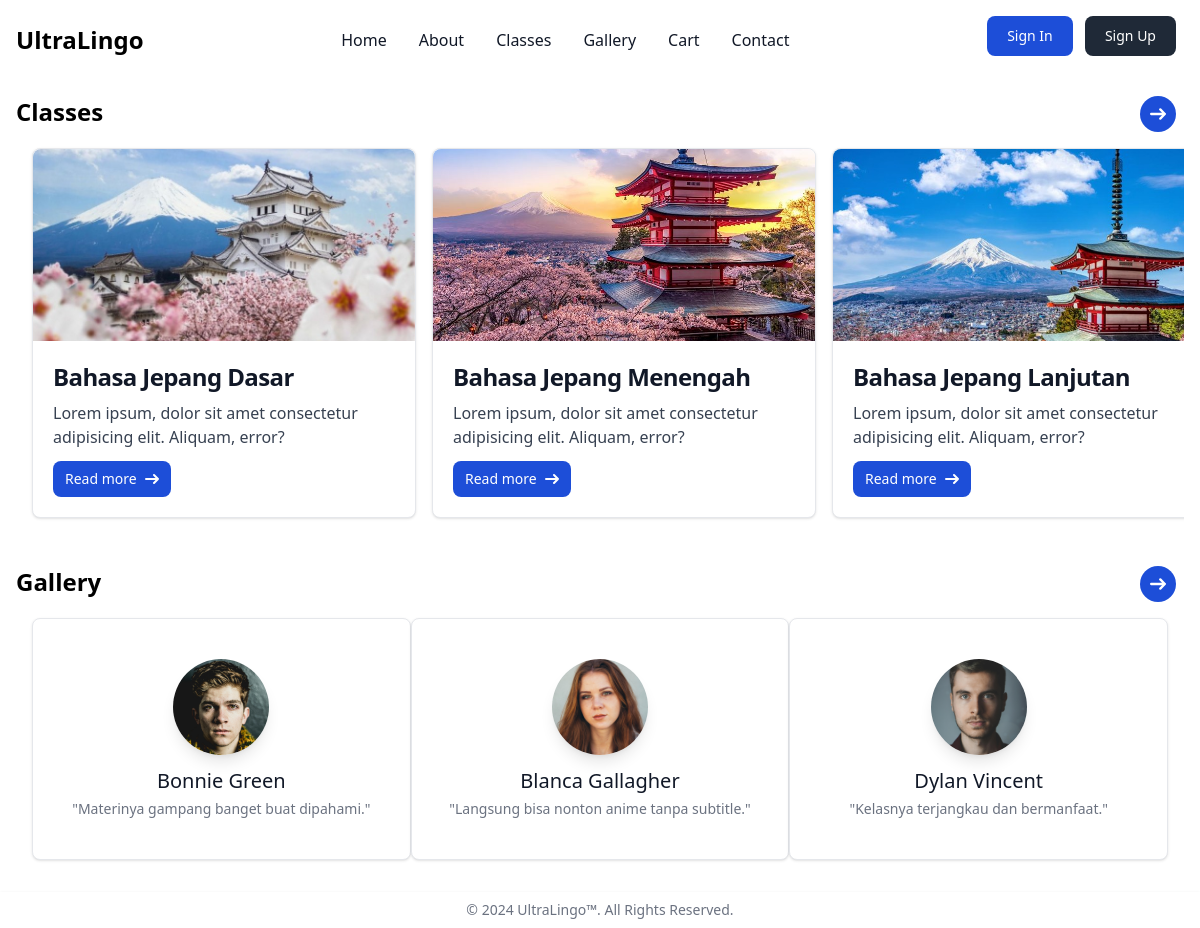
The page / on the database its author committed.
### tables this page shows
CREATE TABLE classes (
    class_id INT UNSIGNED AUTO_INCREMENT PRIMARY KEY,
    name VARCHAR(100),
    description TEXT,
    image VARCHAR(100),
    price INT
);

### repository/Repository.php (called while the page is built, shortened)
<?php
abstract class Repository {
    public function __construct() {
        $dotenv = Dotenv\Dotenv::createImmutable("./");
        $this->db = mysqli_connect($_ENV["DB_HOST"], $_ENV["DB_USERNAME"], $_ENV["DB_PASS"], $_ENV["DB_NAME"], $_ENV["DB_PORT"]);
    }
}

### repository/ClassRepository.php (called while the page is built, shortened)
<?php
require_once "Repository.php";
class ClassRepository extends Repository {
    public function getClasses() {
        $query = "SELECT * FROM classes";
        $result = $this->db->query($query);
        return $result;
    }
}

### index.php (the view, shortened to what this page needs)
<?php
    require_once "repository/ClassRepository.php";
    $classRepository = new ClassRepository();
    $classes = $classRepository->getClasses();
?>
<!DOCTYPE html>
<html lang="en">
<head>
    <script src="https://cdn.tailwindcss.com"></script>
</head>
<body class="min-h-screen dark:bg-gray-800">
    <?php include "components/navbar.php"; ?>
    <div class="max-w-screen-xl container mx-auto p-4">
        <div class="w-full flex flex-row justify-between">
            <h1 class="text-2xl font-bold dark:text-white">Classes</h1>
            <a href="./classes.html">
                <button
                    type="button" class="text-white bg-blue-700 hover:bg-blue-800 focus:ring-4 focus:outline-none focus:ring-blue-300 font-medium rounded-full text-sm p-2.5 text-center inline-flex items-center me-2 dark:bg-blue-600 dark:hover:bg-blue-700 dark:focus:ring-blue-800">
                    <svg class="w-4 h-4" aria-hidden="true" xmlns="http://www.w3.org/2000/svg" fill="none" viewBox="0 0 14 10">
                        <path stroke="currentColor" stroke-linecap="round" stroke-linejoin="round" stroke-width="2" d="M1 5h12m0 0L9 1m4 4L9 9"/>
                    </svg>
                </button>
            </a>
        </div>
        <div class="flex flex-no-wrap gap-4 mx-auto p-4 overflow-x-scroll items-start no-scrollbar">
            <?php foreach ($classes as $class): ?>
                <div class="flex-none max-w-sm bg-white border border-gray-200 rounded-lg shadow dark:bg-gray-800 dark:border-gray-700">
                    <a href="<?php echo 'detail.php?id=' . $class['class_id']; ?>">
                        <img class="rounded-t-lg object-cover h-48 w-96" src="<?php echo $class['image'] ?>" alt="" />
                    </a>
                    <div class="p-5">
                        <a href="<?php echo 'detail.php?id=' . $class['class_id']; ?>">
                            <h5 class="mb-2 text-2xl font-bold tracking-tight text-gray-900 dark:text-white"><?php echo $class["name"] ?></h5>
                        </a>
                        <p class="mb-3 font-normal text-gray-700 dark:text-gray-400"><?php echo $class["description"] ?></p>
                        <a href="<?php echo 'detail.php?id=' . $class['class_id']; ?>" class="inline-flex items-center px-3 py-2 text-sm font-medium text-center text-white bg-blue-700 rounded-lg hover:bg-blue-800 focus:ring-4 focus:outline-none focus:ring-blue-300 dark:bg-blue-600 dark:hover:bg-blue-700 dark:focus:ring-blue-800">
                            Read more
                            <svg class="rtl:rotate-180 w-3.5 h-3.5 ms-2" aria-hidden="true" xmlns="http://www.w3.org/2000/svg" fill="none" viewBox="0 0 14 10">
                                <path stroke="currentColor" stroke-linecap="round" stroke-linejoin="round" stroke-width="2" d="M1 5h12m0 0L9 1m4 4L9 9"/>
                            </svg>
                        </a>
                    </div>
                </div>
            <?php endforeach; ?>
        </div>
    </div>
    <div class="max-w-screen-xl container mx-auto p-4">
        <div class="w-full flex flex-row justify-between">
            <h1 class="text-2xl font-bold dark:text-white">Gallery</h1>
            <a href="./gallery.html">
                <button
                    type="button" class="text-white bg-blue-700 hover:bg-blue-800 focus:ring-4 focus:outline-none focus:ring-blue-300 font-medium rounded-full text-sm p-2.5 text-center inline-flex items-center me-2 dark:bg-blue-600 dark:hover:bg-blue-700 dark:focus:ring-blue-800">
                    <svg class="w-4 h-4" aria-hidden="true" xmlns="http://www.w3.org/2000/svg" fill="none" viewBox="0 0 14 10">
                        <path stroke="currentColor" stroke-linecap="round" stroke-linejoin="round" stroke-width="2" d="M1 5h12m0 0L9 1m4 4L9 9"/>
                    </svg>
                </button>
            </a>
        </div>
        <div class="flex flex-no-wrap justify-between p-4">
            <div class="w-full max-w-sm bg-white border border-gray-200 rounded-lg shadow dark:bg-gray-800 dark:border-gray-700">
                <div class="flex flex-col items-center py-10">
                    <img class="w-24 h-24 mb-3 rounded-full shadow-lg object-cover" src="./assets/img/galeri_1.jpg" alt="Bonnie image"/>
                    <h5 class="mb-1 text-xl font-medium text-gray-900 dark:text-white">Bonnie Green</h5>
                    <p class="text-sm text-gray-500 dark:text-gray-400">"Materinya gampang banget buat dipahami."</p>
                </div>
            </div>
            <div class="w-full max-w-sm bg-white border border-gray-200 rounded-lg shadow dark:bg-gray-800 dark:border-gray-700">
                <div class="flex flex-col items-center py-10">
                    <img class="w-24 h-24 mb-3 rounded-full shadow-lg object-cover" src="./assets/img/galeri_2.jpg" alt="Blanca image"/>
                    <h5 class="mb-1 text-xl font-medium text-gray-900 dark:text-white">Blanca Gallagher</h5>
                    <p class="text-sm text-gray-500 dark:text-gray-400">"Langsung bisa nonton anime tanpa subtitle."</p>
                </div>
            </div>
            <div class="w-full max-w-sm bg-white border border-gray-200 rounded-lg shadow dark:bg-gray-800 dark:border-gray-700">
                <div class="flex flex-col items-center py-10">
                    <img class="w-24 h-24 mb-3 rounded-full shadow-lg object-cover" src="./assets/img/galeri_3.jpg" alt="Dylan image"/>
                    <h5 class="mb-1 text-xl font-medium text-gray-900 dark:text-white">Dylan Vincent</h5>
                    <p class="text-sm text-gray-500 dark:text-gray-400">"Kelasnya terjangkau dan bermanfaat."</p>
                </div>
            </div>
        </div>
    </div>
    <?php include "components/footer.php"; ?>
</body>
</html>

### components/navbar.php (shortened to what this page needs)
<?php
    require_once("./repository/UserRepository.php");
?>
<nav class="bg-white border-gray-250 dark:bg-gray-900">
    <div class="max-w-screen-xl flex flex-wrap items-center justify-between mx-auto p-4">
        <a href="./index.php" class="flex items-center space-x-3 rtl:space-x-reverse">
            <span class="self-center text-2xl font-semibold whitespace-nowrap dark:text-white">UltraLingo</span>
        </a>
        <div class="hidden w-full md:block md:w-auto" id="navbar-default">
            <ul class="font-medium flex flex-col p-4 md:p-0 mt-4 border border-gray-100 rounded-lg bg-gray-50 md:flex-row md:space-x-8 rtl:space-x-reverse md:mt-0 md:border-0 md:bg-white dark:bg-gray-800 md:dark:bg-gray-900 dark:border-gray-700">
                <li>
                    <a href="./index.php" class="block py-2 px-3 text-gray-900 rounded hover:bg-gray-100 md:hover:bg-transparent md:border-0 md:hover:text-blue-700 md:p-0 dark:text-white md:dark:hover:text-blue-500 dark:hover:bg-gray-700 dark:hover:text-white md:dark:hover:bg-transparent">Home</a>
                </li>
                <li>
                    <a href="./about.php" class="block py-2 px-3 text-gray-900 rounded hover:bg-gray-100 md:hover:bg-transparent md:border-0 md:hover:text-blue-700 md:p-0 dark:text-white md:dark:hover:text-blue-500 dark:hover:bg-gray-700 dark:hover:text-white md:dark:hover:bg-transparent">About</a>
                </li>
                <li>
                    <a href="./classes.php" class="block py-2 px-3 text-gray-900 rounded hover:bg-gray-100 md:hover:bg-transparent md:border-0 md:hover:text-blue-700 md:p-0 dark:text-white md:dark:hover:text-blue-500 dark:hover:bg-gray-700 dark:hover:text-white md:dark:hover:bg-transparent">Classes</a>
                </li>
                <li>
                    <a href="./gallery.php" class="block py-2 px-3 text-gray-900 rounded hover:bg-gray-100 md:hover:bg-transparent md:border-0 md:hover:text-blue-700 md:p-0 dark:text-white md:dark:hover:text-blue-500 dark:hover:bg-gray-700 dark:hover:text-white md:dark:hover:bg-transparent">Gallery</a>
                </li>
                <li>
                    <a href="./cart.php" class="block py-2 px-3 text-gray-900 rounded hover:bg-gray-100 md:hover:bg-transparent md:border-0 md:hover:text-blue-700 md:p-0 dark:text-white md:dark:hover:text-blue-500 dark:hover:bg-gray-700 dark:hover:text-white md:dark:hover:bg-transparent">Cart</a>
                </li>
                <li>
                    <a href="./contact.php" class="block py-2 px-3 text-gray-900 rounded hover:bg-gray-100 md:hover:bg-transparent md:border-0 md:hover:text-blue-700 md:p-0 dark:text-white md:dark:hover:text-blue-500 dark:hover:bg-gray-700 dark:hover:text-white md:dark:hover:bg-transparent">Contact</a>
                </li>
            </ul>
        </div>
        <div>
            <?php if (isset($_SESSION['user_id'])): ?>
                <p class="dark:text-white">Selamat datang, <?php echo $user[0]; ?></p>
                <a href="./logout.php">
                    <button type="button" class="text-white bg-blue-700 hover:bg-blue-800 focus:ring-4 focus:ring-blue-300 font-medium rounded-lg text-sm px-5 py-2.5 me-2 mb-2 dark:bg-blue-600 dark:hover:bg-blue-700 focus:outline-none dark:focus:ring-blue-800">Sign Out</button>
                </a>
            <?php else: ?>
                <a href="./login.php">
                    <button type="button" class="text-white bg-blue-700 hover:bg-blue-800 focus:ring-4 focus:ring-blue-300 font-medium rounded-lg text-sm px-5 py-2.5 me-2 mb-2 dark:bg-blue-600 dark:hover:bg-blue-700 focus:outline-none dark:focus:ring-blue-800">Sign In</button>
                </a>
                <a href="./register.php">
                    <button type="button" class="text-white bg-gray-800 hover:bg-gray-900 focus:outline-none focus:ring-4 focus:ring-gray-300 font-medium rounded-lg text-sm px-5 py-2.5 me-2 mb-2 dark:bg-gray-800 dark:hover:bg-gray-700 dark:focus:ring-gray-700 dark:border-gray-700">Sign Up</button>
                </a>
            <?php endif; ?>
        </div>
    </div>
</nav>

### components/footer.php
<footer class="bg-white shadow dark:bg-gray-900 py-2">
    <span class="block text-sm text-gray-500 sm:text-center dark:text-gray-400">© 2024 UltraLingo™. All Rights Reserved.</span>
</footer>

### rows shown on the page
classes: image (picture), name "Bahasa Jepang Dasar", description "Lorem ipsum, dolor sit amet consectetur adipisicing elit. Aliquam, error?"
classes: image (picture), name "Bahasa Jepang Menengah", description "Lorem ipsum, dolor sit amet consectetur adipisicing elit. Aliquam, error?"
classes: image (picture), name "Bahasa Jepang Lanjutan", description "Lorem ipsum, dolor sit amet consectetur adipisicing elit. Aliquam, error?"
